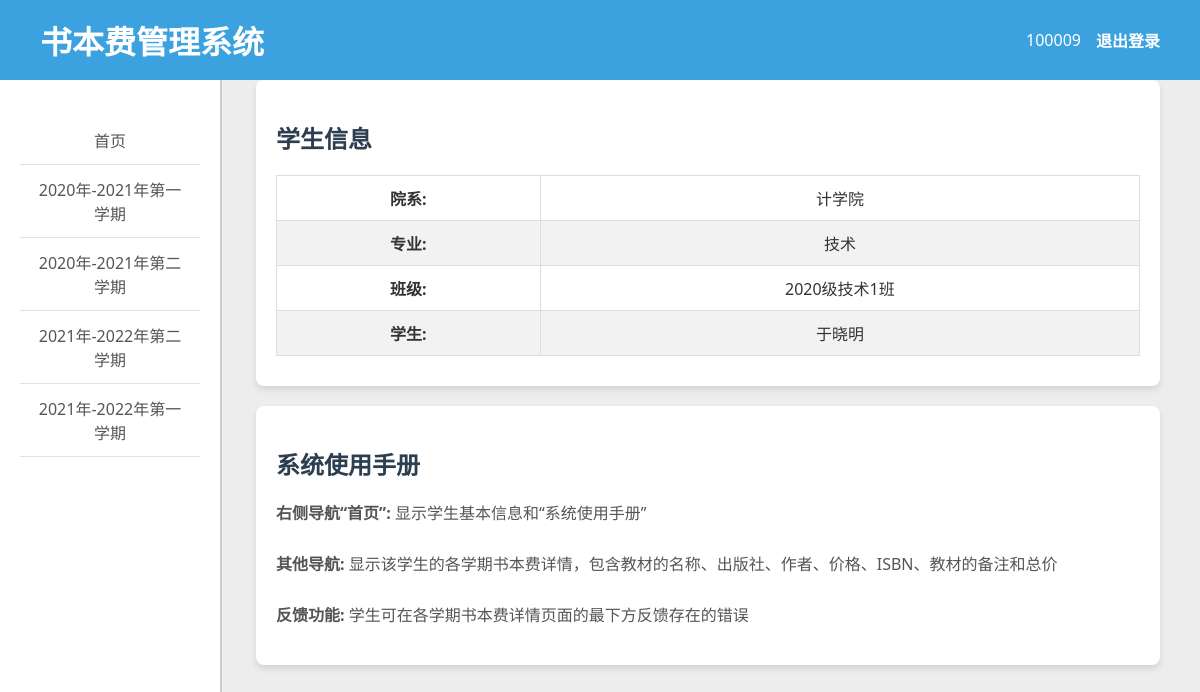
Screenshot of /user/home/ (signed in) with the database file from the repository.
### books/models.py (models this page shows, shortened)
class SemesterOrder(models.Model):
    name = models.CharField(max_length=100, verbose_name='学期名称')
    grade = models.ForeignKey(Grade, on_delete=models.CASCADE, verbose_name='所属班级')
    notice = models.TextField(verbose_name='备注', null=True, blank=True)
    class Meta:
        verbose_name = '学期订单'
        verbose_name_plural = '学期订单'

class Student(models.Model):
    name = models.CharField(max_length=100, verbose_name='学生姓名')
    student_id = models.CharField(max_length=100, verbose_name='学号')
    grade = models.ForeignKey(Grade, on_delete=models.CASCADE, verbose_name='所属班级')
    account = models.ForeignKey(User, on_delete=models.CASCADE, verbose_name='账号', null=True, blank=True)
    notice = models.TextField(verbose_name='备注', null=True, blank=True)
    class Meta:
        verbose_name = '学生'
        verbose_name_plural = '学生'

class Grade(models.Model):
    name = models.CharField(max_length=100, verbose_name='班级名称')
    major = models.ForeignKey(Major, on_delete=models.CASCADE, verbose_name='所属专业')
    notice = models.TextField(verbose_name='备注', null=True, blank=True)
    class Meta:
        verbose_name = '班级'
        verbose_name_plural = '班级'

class Major(models.Model):
    name = models.CharField(max_length=100, verbose_name='专业名称')
    college = models.ForeignKey(College, on_delete=models.CASCADE, verbose_name='所属学院')
    notice = models.TextField(verbose_name='备注', null=True, blank=True)
    class Meta:
        verbose_name = '专业'
        verbose_name_plural = '专业'

class College(models.Model):
    name = models.CharField(max_length=100, verbose_name='学院名称')
    notice = models.TextField(verbose_name='备注', null=True, blank=True)
    class Meta:
        verbose_name = '学院'
        verbose_name_plural = '学院'

### user/views.py (the view)
# urls.py: 2. Add a URL to urlpatterns:  path('', views.home, name='home')
@login_required(login_url='/login')
def home(request):
    print(request.user)
    student = Student.objects.get(account=request.user)
    return userRender(request, 'user_index.html',{"student":student})

### user/plug.py (called while the page is built)
def getSemesters(user: User):
    student = Student.objects.get(account=user)
    return SemesterOrder.objects.filter(grade=student.grade)

def userRender(request, template_name, context=None):
    if context is None:
        context = {}
    context['user'] = request.user
    context['semesters'] = getSemesters(request.user)
    return render(request, template_name, context)

### templates/user/user_index.html (shortened to what this page needs)
{% extends 'user_left.html' %}
{% block right %}
<div>
    <div class="sin">
        <h2>学生信息</h2>
        <table>
            <tr>
                <td><strong>院系:</strong></td>
                <td>{{ student.grade.major.college.name }}</td>
            </tr>
            <tr>
                <td><strong>专业:</strong></td>
                <td>{{ student.grade.major.name }}</td>
            </tr>
            <tr>
                <td><strong>班级:</strong></td>
                <td>{{ student.grade.name }}</td>
            </tr>
            <tr>
                <td><strong>学生:</strong></td>
                <td>{{ student.name }}</td>
            </tr>
        </table>
    </div>
    <div class="handbook">
        <h2>系统使用手册</h2>
        <p id="msg">
            <strong>右侧导航“首页”:</strong> 显示学生基本信息和“系统使用手册”
            <br><br>
            <strong>其他导航:</strong> 显示该学生的各学期书本费详情，包含教材的名称、出版社、作者、价格、ISBN、教材的备注和总价
            <br><br>
            <strong>反馈功能:</strong> 学生可在各学期书本费详情页面的最下方反馈存在的错误
        </p>
    </div>
</div>
{% endblock %}

### templates/user/user_left.html (shortened to what this page needs)
{% extends 'base.html' %}
{% block content %}
<div class="row">
    <div class="left">
        <ul class="nav flex-column" style="list-style: none; padding: 0;">
            <li class="nav-item">
                <a class="nav-link active" href="/user/home">首页</a>
            </li>
            {% for semester in semesters %}
            <li class="nav-item">
                <a class="nav-link" href="/user/book_table?semester={{ semester.name }}">{{ semester.name }}</a>
            </li>
            {% endfor %}
        </ul>
    </div>
    <div class="right">
        {% block right %}
        {% endblock %}
    </div>
</div>
{% endblock %}

### templates/base.html (shortened to what this page needs)
<!DOCTYPE html>
<html lang="zh">
<head>
</head>
<body>
<header style="display: flex; justify-content: space-between; align-items: center; height: 50px;">
    <h1 style="font-family: '黑体'; font-weight: bold; margin-left: 40px;">书本费管理系统</h1>
    <div style="display: flex; align-items: center;">
        <p style="margin-right: 15px;">{{ user.username }}</p>
        <a href="/logout"
           style="color: #fff; font-family: '黑体';
           font-weight: bold;margin-right:40px; text-decoration: none;">退出登录</a>
    </div>
</header>
<div class="content">
    {% block content %}
    {% endblock %}
</div>
</body>
</html>

### templates/user/user_left.html (style rules this page uses)
.nav-item { margin-bottom: 0; border-bottom: 1px solid #e1e1e1; }
.nav-link { color: #555; font-size: 16px; transition: color 0.3s ease; padding: 12px 15px; display: block; text-decoration: none; text-align: center; }
.left { position: fixed; top:10%; height:100%; width: 15%; overflow-y: auto; padding: 20px; border-right: 2px solid #ccc; background-color: #fff; }
.right { position: relative; top:60px; left:19%; width: 80%; overflow-y: auto; }
.row { display: flex; height: 90vh; }

### templates/user/user_index.html (style rules this page uses)
body { font-family: 'Noto Sans', sans-serif; overflow: hidden; color: #333; }
.sin, .handbook { background: white; border-radius: 8px; box-shadow: 0 4px 6px rgba(0, 0, 0, 0.1); margin: 20px auto; padding: 20px; width: 90%; max-width: 1200px; }
h2 { color: #2c3e50; margin-bottom: 20px; }
table { width: 100%; border-collapse: collapse; margin: 10px 0; }
th, td { text-align: center; padding: 10px; border: 1px solid #ddd; }
tr:nth-child(even) { background-color: #f2f2f2; }
#msg { font-size: 16px; line-height: 1.6; color: #555; }

### rows the page displays
SemesterOrder: name "2020年-2021年第一学期"
SemesterOrder: name "2020年-2021年第二学期"
SemesterOrder: name "2021年-2022年第二学期"
SemesterOrder: name "2021年-2022年第一学期"
Student: grade.major.college.name "计学院", grade.major.name "技术", grade.name "2020级技术1班", name "于晓明"

### other values shown
{{ user.username }} "100009"
